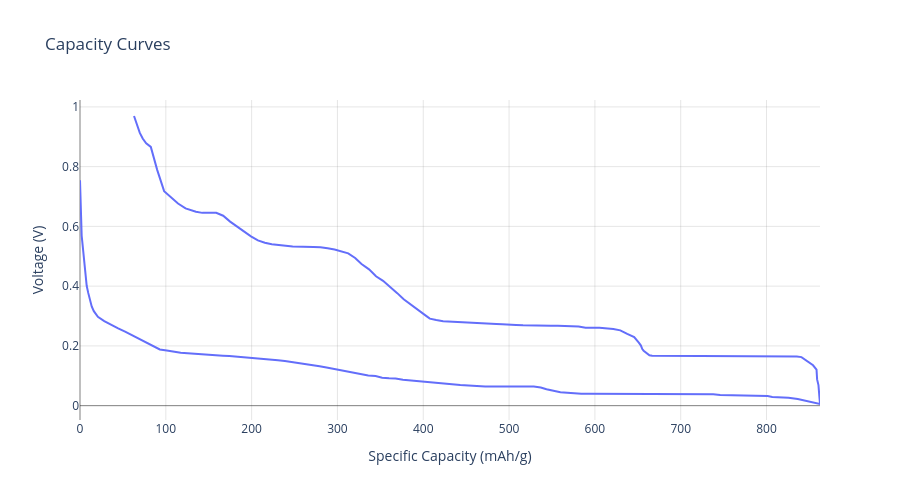

The notebook cell saved with this chart:
### Code cell
# Synthetic Graphite 

half_cell = (
    pd.read_csv(
        '../local_data/active_materials/anode/Tin.csv',
        names=['specific_capacity', 'voltage', 'direction', 'id'],
        skiprows=1
    ).drop(
        columns=['id']
    ).assign(
        direction = lambda x: x['direction'].apply(lambda y: 'discharge' if y == 'CC_DChg' else 'charge'),
    )
)

# px.line(half_cell, x='specific_capacity', y='voltage', markers=True, color='direction').show()

tn = AnodeMaterial(
    name = 'Tin',
    reference = 'Na/Na+',
    specific_cost = 2.50,
    density = 11.340,
    specific_capacity_curves = half_cell,
    color='#6e7f80'
)

tn.plot_specific_capacity_curves(width=900, height=500).show()

### Figure 1 — Plotly figure (JSON) as saved in the notebook; plotly's stock layout.template omitted (floating-point values rounded to 4 significant figures; data arrays with more than 128 entries replaced by an {"elided": "..."} marker saying what was removed)
{"data": [{"hovertemplate": "<b>%{fullData.name}</b><br>Capacity: %{x:.2f} mAh/g<br>Voltage: %{y:.3f} V<br><i>Individual Material</i><extra></extra>", "line": {"width": 2}, "mode": "lines", "name": "0.9695 V", "type": "scatter", "x": {"elided": "229 float values"}, "y": {"elided": "229 float values"}}], "layout": {"height": 500, "hovermode": "closest", "paper_bgcolor": "white", "plot_bgcolor": "white", "title": {"text": "Capacity Curves"}, "width": 900, "xaxis": {"gridcolor": "rgba(128, 128, 128, 0.2)", "gridwidth": 1, "showgrid": true, "title": {"text": "Specific Capacity (mAh/g)"}, "zeroline": true, "zerolinecolor": "rgba(0, 0, 0, 0.5)", "zerolinewidth": 1}, "yaxis": {"gridcolor": "rgba(128, 128, 128, 0.2)", "gridwidth": 1, "showgrid": true, "title": {"text": "Voltage (V)"}, "zeroline": true, "zerolinecolor": "rgba(0, 0, 0, 0.5)", "zerolinewidth": 1}}}
